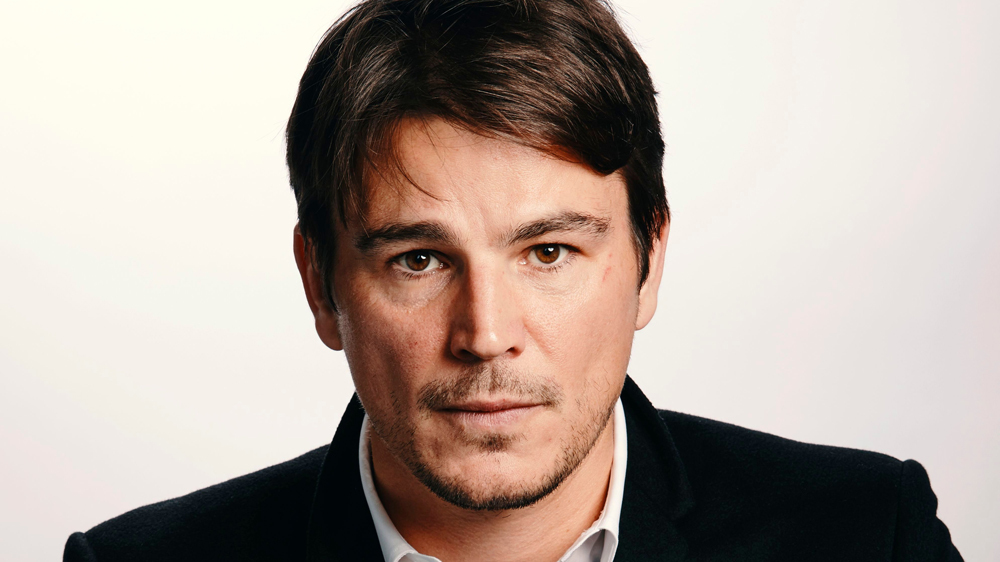
#> input picture josh-hartnett.jpg, 1000 x 562 px, found by its file name
$ jupyter execute Extracting_eyes_face.ipynb
#> lines starting #> are read from the running program, lines starting #| are printed output that depends on the picture; after the words box and inside, x2 and y2 are one past the last pixel; in counts of white or black regions, pixels touching at a corner belong together
<a href="https://colab.research.google.com/github/Yoshibansal/Face_Eyes_Detection/blob/master/Extracting_eyes_face.ipynb" target="_parent"></a>

[cell 1]
import numpy as np
import cv2
from matplotlib import pyplot as plt

[cell 2]
from google.colab.patches import cv2_imshow

[cell 3]
#Create a cascade Classifier objects
face_cascade = cv2.CascadeClassifier('/haarcascade_frontalface_alt.xml')
eye_cascade = cv2.CascadeClassifier('/haarcascade_eye.xml')

[cell 4]
#To read the image
#Set the path of the image
img = cv2.imread('/josh-hartnett.jpg')
#> img is the input picture: shape (562, 1000, 3); mean B, G, R 157.6, 166.1, 179.1

#Reading the image as gray scale image
gray = cv2.cvtColor(img, cv2.COLOR_BGR2GRAY)
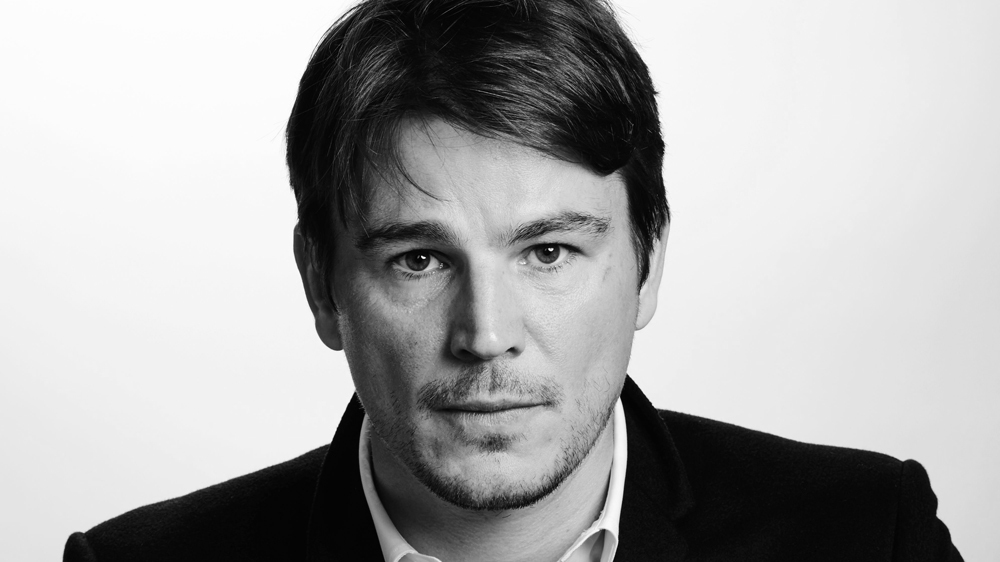
#> gray: shape (562, 1000); min 0, max 254, mean 169

[cell 5]
#search the co-ordinates of the image
faces = face_cascade.detectMultiScale(gray, scaleFactor = 1.3, minNeighbors = 5)
#> faces = [[320, 127, 331, 331]]

[cell 6]
#for adding the rectangle boxes around the faces and eyes
for (x,y,w,h) in faces:
    cv2.rectangle(img,(x,y),(x+w,y+h),(255,255,255),2)
    roi_gray = gray[y:y+h, x:x+w]
    roi_color = img[y:y+h, x:x+w]
    eyes = eye_cascade.detectMultiScale(roi_gray)
    for (ex,ey,ew,eh) in eyes:
       cv2.rectangle(roi_color,(ex,ey),(ex+ew,ey+eh),(0,255,0),2)
#> this loop made 1 pass
#> (x, y, w, h, eyes) on pass 1: (320, 127, 331, 331, [[191, 94, 64, 64], [59, 100, 67, 67]])
#> pass 1, `roi_gray = gray[y:y+h, x:x+w]`:
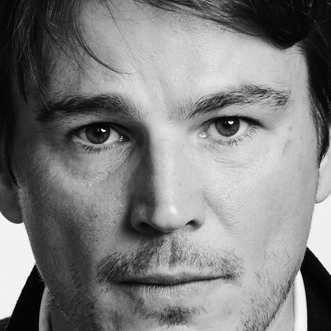
#> roi_gray: shape (331, 331); min 0, max 254, mean 126.5
#> pass 1, `roi_color = img[y:y+h, x:x+w]`:
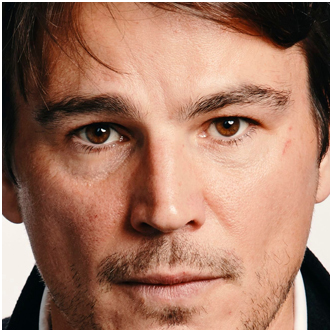
#> roi_color: shape (331, 331, 3); mean B, G, R 99.5, 119, 161.8
#> after the loop:
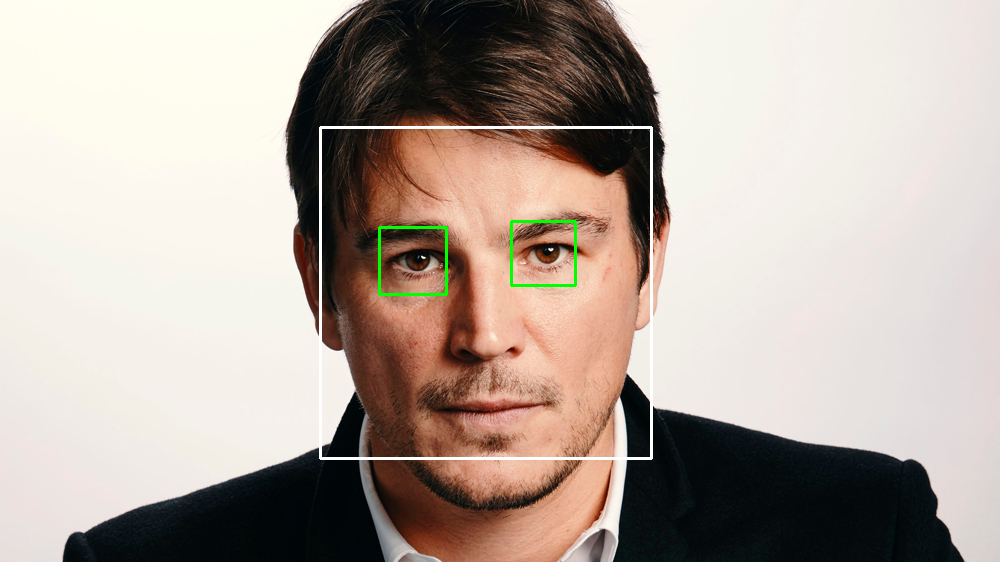
#> img: shape (562, 1000, 3); 0.98% of pixels changed, all inside (x1, y1, x2, y2) = (319, 126, 653, 460)
#> after the loop:
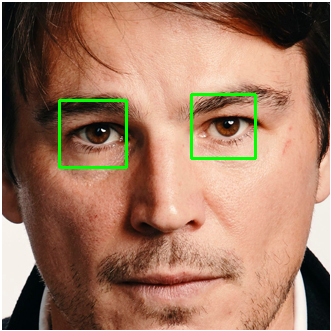
#> roi_color: shape (331, 331, 3); 1.43% of pixels changed, all inside (x1, y1, x2, y2) = (58, 93, 257, 169)

[cell 7]
#printing the image with detected faces and eyes
cv2_imshow(img)

[cell 8]
#for extracting faces from an image
count = 1
import pathlib
for x,y,w,h in faces:
  pathlib.Path("/home/person{}".format(count)).mkdir(parents=True, exist_ok=True)
  print("Person ",count)
  extracted_face = img[y:y+h, x:x+w]
  cv2_imshow(extracted_face)
  path = "/home/person{}/per{}.jpeg".format(count,count)
  print(cv2.imwrite(path,extracted_face))
  print("")
  count += 1
#> this loop made 1 pass
#> (x, y, w, h, path, count) on pass 1: (320, 127, 331, 331, '/home/person1/per1.jpeg', 2)
#| Person  1
#| True
#> after the loop, count = 2

[cell 9]
#for extracting eyes from an image
count_e = 1
for (x,y,w,h) in faces:
  print("Person {} eyes".format(count_e))
  roi_color = img[y:y+h, x:x+w]
  eye_no = "Left"
  for (ex,ey,ew,eh) in eyes:
      print("{} eye ".format(eye_no))
      extracted_eye = roi_color[ey:ey+eh, ex:ex+ew]
      #cv2_imshow(cv2.resize(extracted_eye,(int(extracted_eye.shape[1]*2),int(extracted_eye.shape[0]*2))))
      cv2_imshow(extracted_eye)
      path = "/home/person{}/{}.jpeg".format(count_e,eye_no)
      print(cv2.imwrite(path,extracted_eye))
      eye_no = "Right"
  print("")
  count_e += 1
#> this loop made 1 pass
#| Person 1 eyes
#| Left eye
#| True
#| Right eye
#| True
#> pass 1, `cv2_imshow(extracted_eye)`:
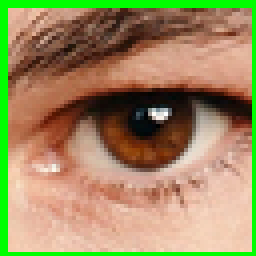
#> shown: shape (64, 64, 3) (shown 4 times larger); mean B, G, R 96.3, 139.3, 157.6
#> pass 1, `cv2_imshow(extracted_eye)`:
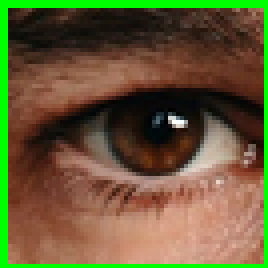
#> shown: shape (67, 67, 3) (shown 4 times larger); mean B, G, R 53.9, 90.9, 102.1
#> after the loop, count_e = 2
